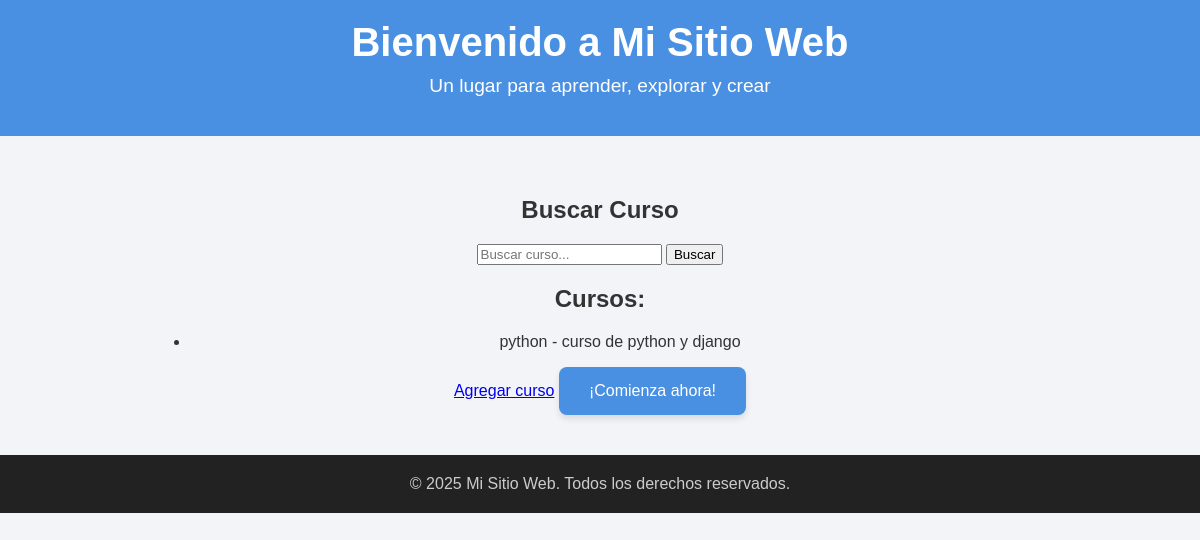
Before: /cursos/ with the older database file.
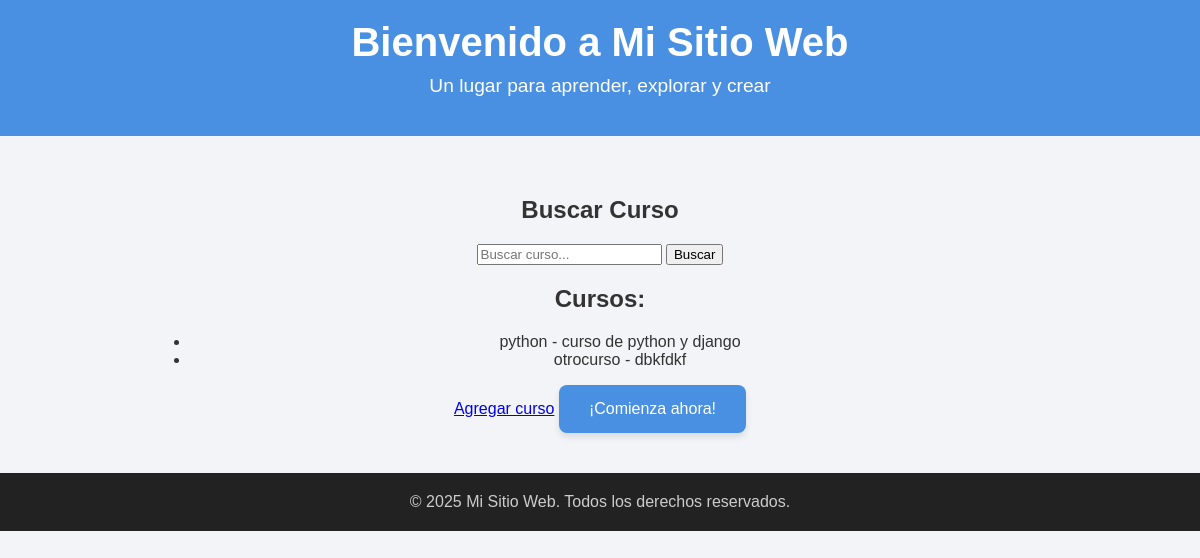
After: the same page with the newer database file.
### mi_primer_app/models.py (models this page shows, shortened)
class Curso(models.Model):
  nombre = models.CharField(max_length=50)
  descripcion = models.TextField(blank=True, null=True)
  duracion_semanas = models.IntegerField(default=4)
  fecha_inicio = models.DateField()
  activo = models.BooleanField(default=True)

### mi_primer_app/views.py (the view)
# urls.py: path('cursos/', cursos , name='cursos'),
def cursos(request):
    cursos = Curso.objects.all()
    return render(request, 'mi_primer_app/cursos.html', {'cursos': cursos})

### mi_primer_app/templates/mi_primer_app/cursos.html (shortened to what this page needs)
{% extends "padre.html"%}
 {% block content %}
 <h2> Buscar Curso</h2>
 <form method="GET" action="{% url 'buscar-cursos' %}">
     <input type="text" name="nombre" placeholder="Buscar curso..." value="{{ nombre }}">
     <button type="submit">Buscar</button>
 </form>
    <h2>Cursos: </h2>
    <ul>
        {% for curso in cursos %}
            <li>{{ curso.nombre }} - {{ curso.descripcion }}</li>
        {% empty %}
            <li>No hay cursos disponibles.</li>
        {% endfor %}
    </ul>
    <a href="{% url 'crear-curso' %}">Agregar curso</a>
 {% endblock %}

### templates/padre.html (shortened to what this page needs)
<!DOCTYPE html>
<html lang="es">
<head>
</head>
<body style="margin: 0; font-family: Arial, sans-serif; background: #f2f4f8; color: #333;">
{% block header %}
    <header style="background-color: #4a90e2; padding: 20px; text-align: center; color: white;">
        <h1 style="margin: 0; font-size: 2.5em;">Bienvenido a Mi Sitio Web</h1>
        <p style="margin-top: 10px; font-size: 1.2em;">Un lugar para aprender, explorar y crear</p>
    </header>
{% endblock %}
    <main style="padding: 40px 20px; max-width: 900px; margin: 0 auto; text-align: center;">
        {% block content %}{% endblock %}
        <a href="#" style="display: inline-block; background-color: #4a90e2; color: white; padding: 15px 30px; border-radius: 8px; text-decoration: none; font-size: 1em; box-shadow: 0 4px 6px rgba(0,0,0,0.1);">
            ¡Comienza ahora!
        </a>
    </main>
    <footer style="background-color: #222; color: #ccc; padding: 20px; text-align: center;">
        <p style="margin: 0;">&copy; 2025 Mi Sitio Web. Todos los derechos reservados.</p>
    </footer>
</body>
</html>

Changed rows visible on the page:
added Curso: nombre "otrocurso", descripcion "dbkfdkf"
